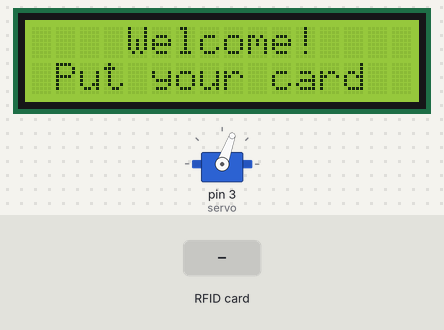
The sketch below on a simulated Arduino Uno, built with avr-gcc and run on an emulated ATmega328P. Shown: 16×2 character LCD, servo. The test bench sets the inputs (shaded band). What the sketch prints to the serial monitor is not drawn.

Above: at 1.3 s.
1.4 s: RFID card 93 A3 3B 0F held to the reader
At 4.0 s:
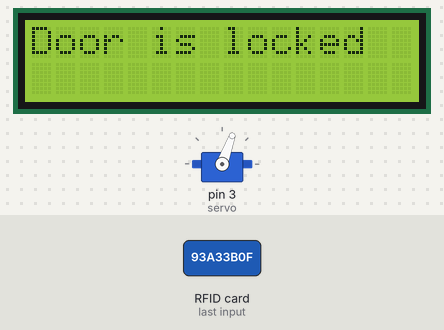
4.1 s: RFID card 93 04 6D 9F held to the reader
At 6.9 s:
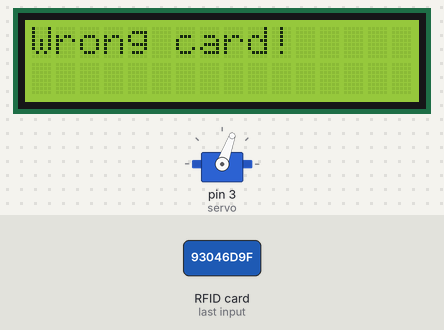
7.1 s: RFID card 5E 7A 19 C4 held to the reader
At 8.12 s:
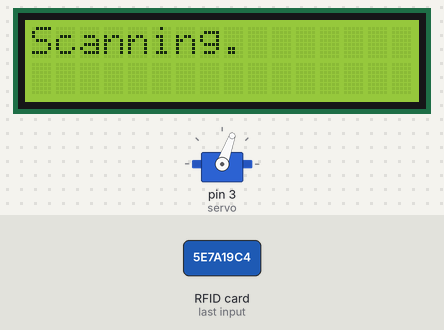
Timing chart, 0 to 10.1 s (numbered marks = the images above; inputs shaded):
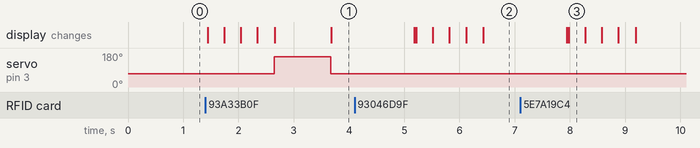

Measured:
- after the input at 1.4 s, servo on pin 3 (servo): 70° → 160° after 1.2 s, → 70° 1.0 s later; the display: first changes at once (image 1 shows a later state)
- after the input at 4.1 s, the display: first differs from a run without the input after 1.1 s (image 2 shows a later state)
- after the input at 7.1 s, the display: first differs from a run without the input after 0.87 s (image 3)

The sketch:

finalcode.ino
```cpp
#include <Servo.h>
#include <LiquidCrystal_I2C.h>
#include <SPI.h>
#include <MFRC522.h>

#define SS_PIN 10
#define RST_PIN 9
String UID = "93 A3 3B 0F";

Servo servo;
LiquidCrystal_I2C lcd(0x27, 16, 2);
MFRC522 rfid(SS_PIN, RST_PIN);


void setup() {
  Serial.begin(9600);
  servo.write(70);
  lcd.init();
  lcd.backlight();
  servo.attach(3);
  SPI.begin();
  rfid.PCD_Init();

  Serial.println("Scan Card to see Details...");
  Serial.println("");
}

void loop() {
  lcd.setCursor(4, 0);
  lcd.print("Welcome!");
  lcd.setCursor(1, 1);
  lcd.print("Put your card");

  if ( ! rfid.PICC_IsNewCardPresent())
    return;
  if ( ! rfid.PICC_ReadCardSerial())
    return;

  lcd.clear();
  lcd.setCursor(0, 0);
  lcd.print("Scanning");
  String ID = "";
  for (byte i = 0; i < rfid.uid.size; i++) {
    lcd.print(".");
    ID.concat(String(rfid.uid.uidByte[i] < 0x10 ? " 0" : " "));
    ID.concat(String(rfid.uid.uidByte[i], HEX));
    delay(300);
  }
  ID.toUpperCase();
  if(ID.substring(1) == "93 04 6D 9F")
    Serial.println( (String) "DATA,DATE,TIME," + ID + ",ECE C1");
  if(ID.substring(1) == "93 A3 3B 0F")
    Serial.println( (String) "DATA,DATE,TIME," + ID + ",MECH C1");
  if(ID.substring(1) == "C9 46 8F 65")
    Serial.println( (String) "DATA,DATE,TIME," + ID + ",CSE C1");

  if (ID.substring(1) == UID) {
    servo.write(160);
    lcd.clear();
    lcd.setCursor(0, 0);
    lcd.print("Door is opened");
    delay(1000);
    servo.write(70);
    lcd.clear();
    lcd.setCursor(0, 0);
    lcd.print("Door is locked");
    delay(1500);
    lcd.clear();
  } else {
    lcd.clear();
    lcd.setCursor(0, 0);
    lcd.print("Wrong card!");
    delay(1500);
    lcd.clear();
  }
}
```
